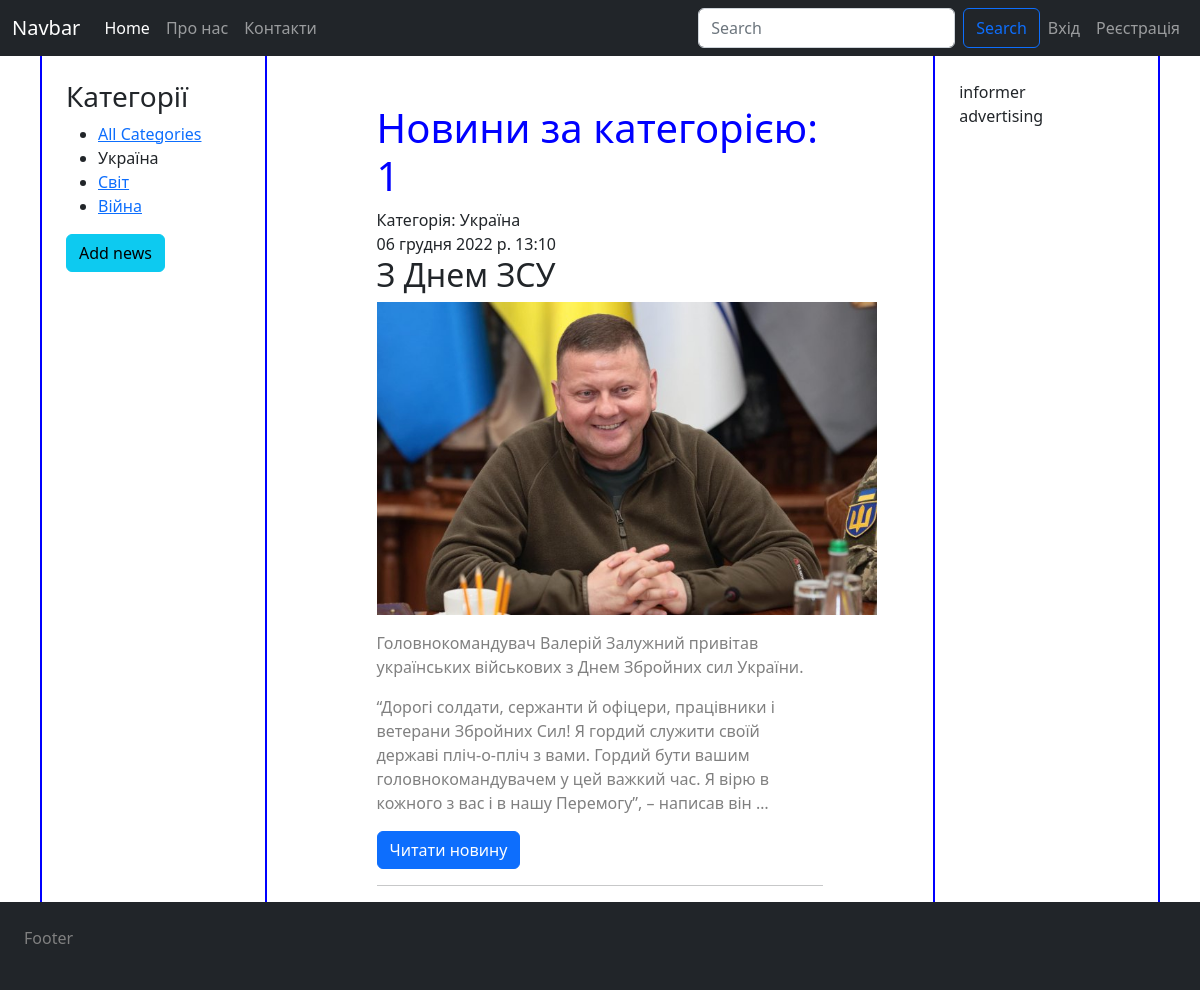
Before: /category/1 with the older database file.
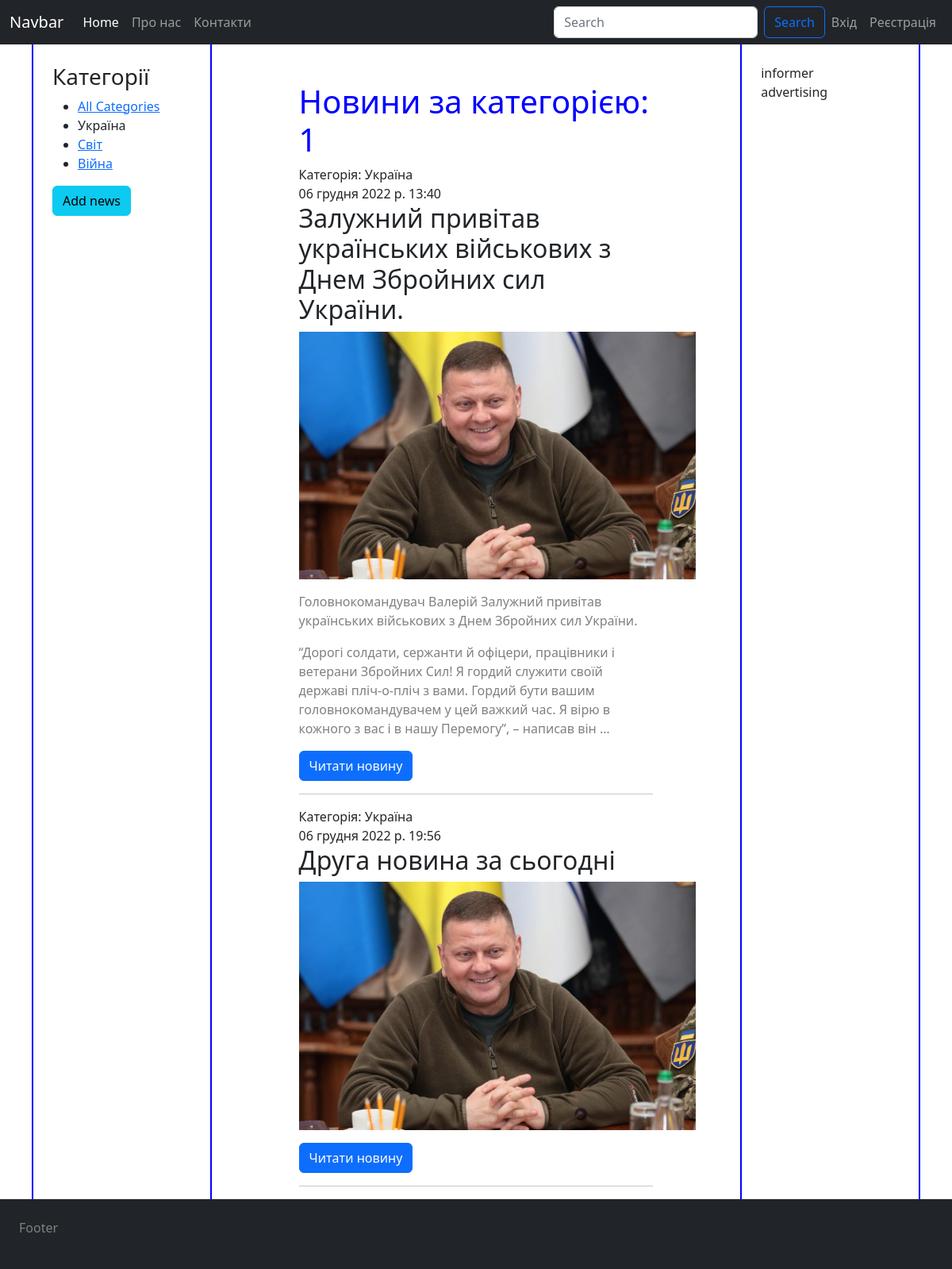
After: the same page with the newer database file.
### posts/models.py (models this page shows, shortened)
class Category(models.Model):
    name = models.CharField(max_length=100, db_index=True, verbose_name="Категорії")
    slug = models.SlugField(max_length=255, unique=True, db_index=True, verbose_name="URL")
    def __str__(self):
        return self.name
    def get_absolute_url(self):
        return reverse('category', kwargs={'categories_id': self.pk})
    class Meta:
        verbose_name = "Категорія"
        verbose_name_plural = "Категорії"
        ordering = ['-name']

class News(models.Model):
    title = models.CharField(max_length=255, verbose_name="Заголовок")
    slug = models.SlugField(max_length=255, unique=True, db_index=True, verbose_name="URL" )
    content = models.TextField('Зміст', blank=True)
    photo = models.ImageField(upload_to="photos/%Y/%m/%d/")
    time_create = models.DateTimeField(auto_now_add=True, verbose_name="Дата створення")
    time_update = models.DateTimeField(auto_now=True)
    is_published = models.BooleanField(default=True, verbose_name="Опубліковано")
    categories = models.ForeignKey('Category', on_delete=models.PROTECT, verbose_name="Категорії")
    def get_absolute_url(self):
        return reverse('news', kwargs={'news_id': self.pk})
    class Meta:
        verbose_name = "Новина"
        verbose_name_plural = "Новини"
        ordering = ['id']

### posts/views.py (the view)
# urls.py: path('category/<int:categories_id>', show_category, name='category'),
def show_category(request, categories_id):
    news = News.objects.filter(categories_id=categories_id)
    categories = Category.objects.all()
    if len(news) == 0:
        raise Http404()
    context = {
        'title': "Новини за категорією",
        'posts': news,
        'categories': categories,
        'category_selected': categories_id
    }
    return render(request, 'posts/index.html', context)

### templates/posts/index.html
{% extends 'posts/base.html' %}
{% load static %}
{% block content %}
            <div class="col-8 mx-auto mt-5">
                <h1>{{title}}: {{category_selected}}</h1>
                {% for post in posts %}
                <div class="row">
                    <span>Категорія: {{post.categories}}</span>
                    <span>{{post.time_update}}</span>
                </div>
                <h2>{{post.title}}</h2>
                <img width="500" src="{{post.photo.url}}" alt="pic">
                <p>{{post.content|linebreaks|truncatewords:50}}</p>
                <p class=""><a class="btn btn-primary" href="{{ post.get_absolute_url }}">Читати новину</a></p>
                <hr>
                {% endfor %}
            </div>
{% endblock %}

### templates/posts/base.html (shortened to what this page needs)
<!doctype html>
{% load static %}
<html lang="en">
<head>
    <link href="https://cdn.jsdelivr.net/npm/bootstrap@5.2.3/dist/css/bootstrap.min.css" rel="stylesheet">
    <link rel="stylesheet" href="{% static 'css/style.css' %}">
</head>
<body>
{% include 'posts/includes/header.html' %}
<div class="container d-flex">
    <aside class="p-4">
        <h3>Категорії</h3>
        <ul>
            {% if category_selected == 0 %}
                <li>All Categories</li>
            {% else %}
                <li><a href="{% url 'home' %}">All Categories</a></li>
            {% endif %}
            {% for category in categories %}
                {% if category.pk == category_selected %}
                    <li class="selected">{{category.name}}</li>
                {% else %}
                    <li><a href="{{ category.get_absolute_url }}">{{category.name}}</a></li>
                {% endif %}
            {% endfor %}
        </ul>
        <a href="#" class="btn btn-info" role="button"> Add news</a>
    </aside>
    <main>
        {% block content %}
        {% endblock %}
    </main>
    <aside class="p-4">
        <div class="inform">
            informer
        </div>
        <div class="adv">
            advertising
        </div>
    </aside>
</div>
{% include 'posts/includes/footer.html' %}
</body>
</html>

Changed rows visible on the page:
changed News: time_update "06 грудня 2022 р. 13:10" → "06 грудня 2022 р. 13:40"; title "З Днем ЗСУ" → "Залужний привітав українських військових з Днем Збройних сил України."
added News: categories "Україна", time_update "06 грудня 2022 р. 19:56", title "Друга новина за сьогодні", photo (picture)
